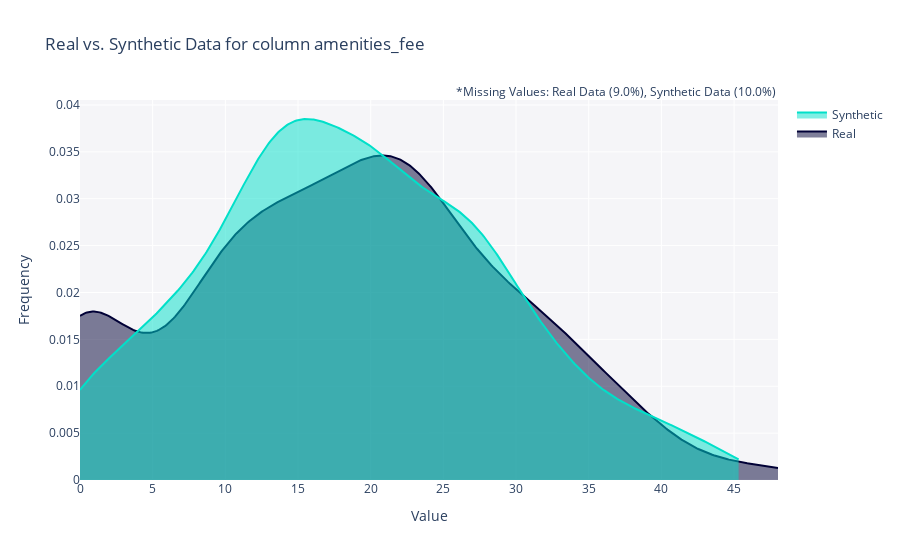

Notebook cell for this chart:
### Code cell
fig = get_column_plot(
    real_data=real_data,
    synthetic_data=synthetic_data,
    column_name='amenities_fee',
    metadata=metadata
)
    
fig.show()

### Figure 1 — Plotly figure (JSON) as saved in the notebook; plotly's stock layout.template omitted (floating-point values rounded to 4 significant figures; data arrays with more than 128 entries replaced by an {"elided": "..."} marker saying what was removed)
{"data": [{"fill": "tozeroy", "hovertemplate": "<b>Real</b><br>Value: %{x}<br>Frequency: %{y}<extra></extra>", "legendgroup": "Real", "marker": {"color": "#000036"}, "mode": "lines", "name": "Real", "showlegend": true, "type": "scatter", "x": {"elided": "500 float values"}, "xaxis": "x", "y": {"elided": "500 float values"}, "yaxis": "y"}, {"fill": "tozeroy", "hovertemplate": "<b>Synthetic</b><br>Value: %{x}<br>Frequency: %{y}<extra></extra>", "legendgroup": "Synthetic", "marker": {"color": "#01E0C9"}, "mode": "lines", "name": "Synthetic", "showlegend": true, "type": "scatter", "x": {"elided": "500 float values"}, "xaxis": "x", "y": {"elided": "500 float values"}, "yaxis": "y"}], "layout": {"annotations": [{"showarrow": false, "text": "*Missing Values: Real Data (9.0%), Synthetic Data (10.0%)", "x": 1, "xref": "paper", "y": 1.05, "yref": "paper"}], "barmode": "overlay", "hovermode": "closest", "legend": {"traceorder": "reversed"}, "plot_bgcolor": "#F5F5F8", "title": {"text": "Real vs. Synthetic Data for column amenities_fee"}, "xaxis": {"anchor": "y2", "domain": [0, 1], "title": {"text": "Value"}, "zeroline": false}, "yaxis": {"anchor": "free", "domain": [0, 1], "position": 0, "title": {"text": "Frequency"}}}}
